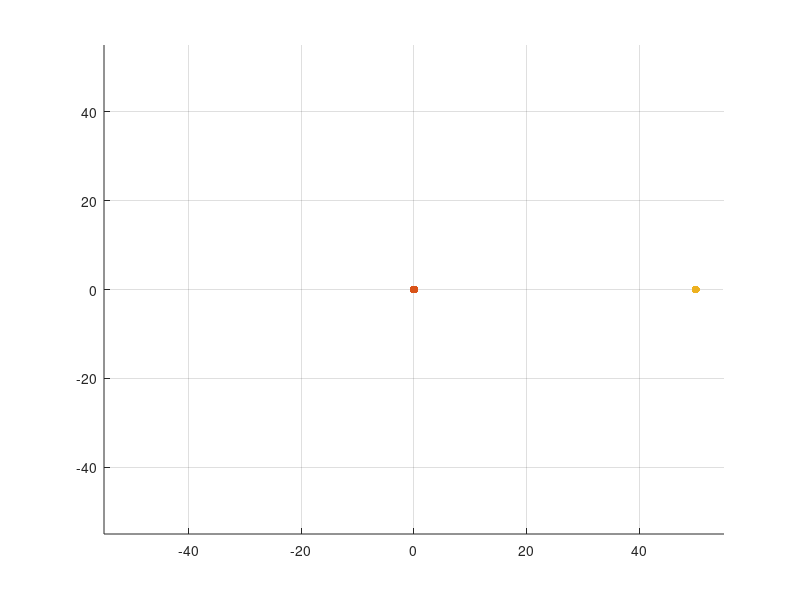

Reproduce this figure in MATLAB.
xx = 50;
yy = 0;

rot = linspace(0,2*pi,250)
scatter(xx,yy,"filled",'r');
grid on 
xlim([-55 55])
ylim([-55 55])
hold on
scatter(0,0,"filled",'k');
h = scatter(xx,yy,'filled','b');
hold off 
for inc = 1:length(rot)
    xrot = (xx)*cos(rot(inc)) - (yy)*sin(rot(inc));
    yrot = (xx)*sin(rot(inc)) + (yy)*cos(rot(inc));
    set(h,'XData',xrot,'YData',yrot);
    drawnow
end
